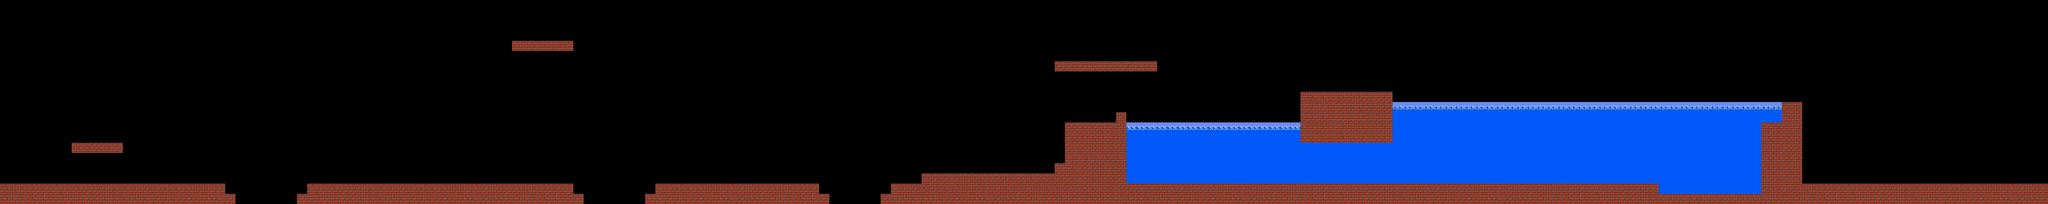

This is a level from a 2D game, rendered from its Tiled map with the project's own tilesets. A one-line summary and the map file follow, with tile-layer data summarised:
An orthogonal 200x20 tile map with 32x32 px tiles, 2 tile layers (mapWall, water), 2 tilesets.

<map version="1.0" orientation="orthogonal" width="200" height="20" tilewidth="32" tileheight="32">
 <tileset firstgid="1" name="xetang" tilewidth="32" tileheight="32" spacing="1" margin="1">
  <image source="xetang.jpeg" width="520" height="471" />
 </tileset>
 <tileset firstgid="211" name="water" tilewidth="32" tileheight="32" spacing="1" margin="1">
  <image source="water.jpeg" width="640" height="400" />
 </tileset>
 <layer name="mapWall" width="200" height="20">
  <data>[4000 cells, 496 non-empty, 2 distinct tile ids]</data>
 </layer>
 <layer name="water" width="200" height="20">
  <data>[4000 cells, 440 non-empty, 22 distinct tile ids]</data>
 </layer>
</map>
